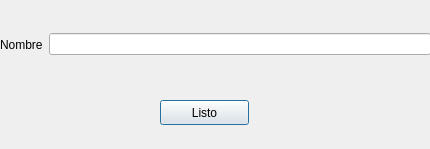
<?xml version="1.0" encoding="UTF-8"?>
<ui version="4.0">
 <class>newGalery</class>
 <widget class="QDialog" name="newGalery">
  <property name="geometry">
   <rect>
    <x>0</x>
    <y>0</y>
    <width>430</width>
    <height>149</height>
   </rect>
  </property>
  <property name="windowTitle">
   <string/>
  </property>
  <widget class="QWidget" name="horizontalLayoutWidget">
   <property name="geometry">
    <rect>
     <x>0</x>
     <y>9</y>
     <width>431</width>
     <height>71</height>
    </rect>
   </property>
   <layout class="QHBoxLayout" name="horizontalLayout">
    <item>
     <widget class="QLabel" name="GaleryName">
      <property name="text">
       <string>Nombre</string>
      </property>
     </widget>
    </item>
    <item>
     <widget class="QLineEdit" name="nameText"/>
    </item>
   </layout>
  </widget>
  <widget class="QPushButton" name="doneBoton">
   <property name="geometry">
    <rect>
     <x>160</x>
     <y>100</y>
     <width>89</width>
     <height>25</height>
    </rect>
   </property>
   <property name="text">
    <string>Listo</string>
   </property>
  </widget>
 </widget>
 <resources/>
 <connections/>
</ui>
